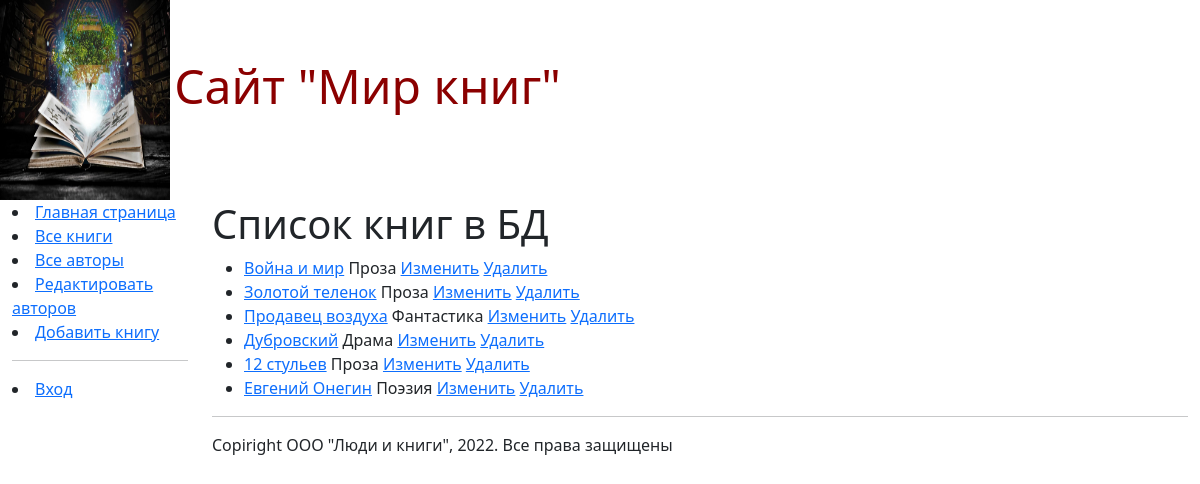
The page /books/ on the database its author committed.
### catalog/models.py (models this page shows, shortened)
class Book(models.Model):
    title = models.CharField(max_length=200,
                             help_text="Введите название книги",
                             verbose_name="Название книги",
                             )
    genre = models.ForeignKey('Genre', on_delete=models.CASCADE,
                              help_text="Выберите жанр книги",
                              verbose_name="Жанр книги",
                              null=True
                              )
    language = models.ForeignKey('Language',
                                 on_delete=models.CASCADE,
                                 help_text="Выберите язык книги",
                                 verbose_name="Язык книги",
                                 null=True
                                 )
    author = models.ManyToManyField('Author',
                                    help_text="Выберите автора книги",
                                    verbose_name="Автор книги",
                                    )
    summary = models.TextField(max_length=1000,
                               help_text="Введите краткое описание книги",
                               verbose_name="Аннотация книги",
                               )
    isbn = models.CharField(max_length=13,
                            help_text="Должно содержать 13 символов",
                            verbose_name="ISBN книги"
                            )
    def display_author(self):
        return ', '.join([author.last_name for author in self.author.all()])
    display_author.short_description = 'Авторы'
    class Meta:
        verbose_name = "книгу"
        verbose_name_plural = "книги"
    def get_absolute_url(self):
        return reverse('book-detail', args=[str(self.id)])

class Genre(models.Model):
    name = models.CharField(max_length=200,
                            help_text="Введите жанр книги",
                            verbose_name="Жанр книги")
    class Meta:
        verbose_name = "жанр"
        verbose_name_plural = "жанры"
    def __str__(self):
        return self.name

### catalog/views.py (the view)
# urls.py: re_path(r'^books/$', views.BookListView.as_view(), name='books'),
class BookListView(generic.ListView):
    model = Book
    paginate_by = 10

### catalog/templates/catalog/book_list.html
{% extends "base_generic.html" %}
{% block content %}
    <h1> Список книг в БД </h1>
    {% if book_list %}
    <ul>
        {% for book in book_list %}
        <li>
            <a href="{{ book.get_absolute_url }}">
                     {{ book.title }}</a>
                     {{ book.genre }}
            <a href="/book/update/{{book.id}}">Изменить</a>
            <a href="/book/delete/{{book.id}}">Удалить</a>
        </li>
        {% endfor %}
    </ul>
    {% else %}
        <p> В базе данных нет книг </p>
    {% endif %}
{% endblock content %}

### catalog/templates/base_generic.html (shortened to what this page needs)
<!DOCTYPE html>
<html lang="ru" xmlns:color="http://www.w3.org/1999/xhtml">
<head>
    <link href="https://cdn.jsdelivr.net/npm/bootstrap@5.0.2/dist/css/bootstrap.min.css"
          rel="stylesheet"
>
    {% load static %}
    <link rel="stylesheet" href="{% static 'css/styles.css' %}">
    {% block head %}
    <img src="{% static 'images/logotip.jpg' %}" alt="Мир книг"
         style="width: 170px; height: 200px;">
    <font size=12, color="#8b0000", align="centre">Сайт "Мир книг"</font>
    {% endblock head %}
</head>
<body>
    <div class="container-fluid">
        <div class="row">
            <div class="col-sm-2">
            {% block sidebar %}
                <ui class="sidebar-nav">
                    <li><a href="{% url 'index' %}">Главная страница</a></li>
                    <li><a href="{% url 'books' %}">Все книги</a></li>
                    <li><a href="{% url 'authors' %}">Все авторы</a></li>
                    <li><a href="{% url 'authors_add' %}">Редактировать авторов</a></li>
                    <li><a href="{% url 'book_create' %}">Добавить книгу</a></li>
                 <hr>
                    {% if user.is_authenticated %}
                    <li>Пользователь: {{ user.get_username }}</li>
                    <li><a href="{% url 'my-borrowed' %}">Мои закзы</a></li>
                    <li><a href="{% url 'logout' %}?next={{request.path}}">Выход</a></li>
                {% else %}
                    <li><a href="{% url 'login' %}?next={{request.path}}">Вход</a></li>
                {% endif %}
                </ui>
            {% endblock sidebar %}
            </div>
            <div class="col-sm-10 ">
                {% block content %}{% endblock content%}
                {% block footer %}
                    {% block copyright %}
                <hr>
                <p>Copiright ООО "Люди и книги", {% now "Y" %}.  Все права защищены</p>
                    {% endblock copyright %}
                {% endblock footer%}
            </div>
        </div>
    </div>
</body>
</html>

### catalog/static/css/styles.css (style rules this page uses)
.sidebar-nav { margin-top: 20px; pading:0; list_style: none }
head { background-repeat: repeat-y; }
head { background-image: url(fon.jpg); }

### rows shown on the page
Book: title "Война и мир", genre "Проза"
Book: title "Золотой теленок", genre "Проза"
Book: title "Продавец воздуха", genre "Фантастика"
Book: title "Дубровский", genre "Драма"
Book: title "12 стульев", genre "Проза"
Book: title "Евгений Онегин", genre "Поэзия"
